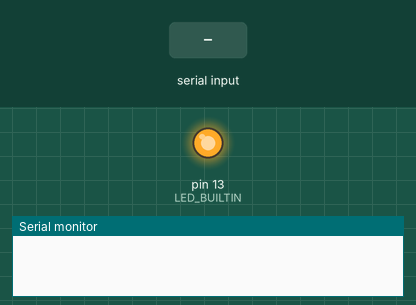
Recording of a sketch running on a simulated Arduino Uno, built with avr-gcc and run on an emulated ATmega328P. Parts: output pins drawn as LEDs (lit = HIGH), the last lines printed to the serial monitor. Inputs (shaded band) come from the test bench.

Above: at 0.01 s.
At 1.3 s:
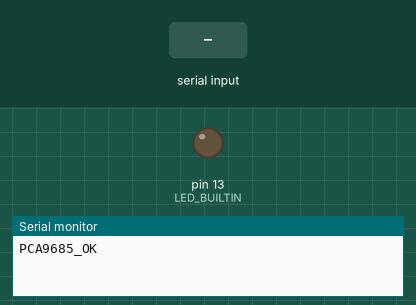
1.4 s: "SPD:\n" received over Serial
2.9 s: "SPD:90\n" received over Serial
Timing chart, 0 to 5.9 s (numbered marks = the images above; inputs shaded):
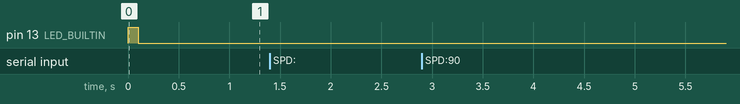

The sketch:

servo_control_PCA9685.ino
```cpp
/*
 * ========================================================
 *   ĐIỀU KHIỂN ROBOT PCA9685 (CÓ CHỈNH TỐC ĐỘ & LƯỚT MƯỢT)
 * ========================================================
 *
 * Tính năng:
 *   1. Chỉnh tốc độ thực tế từ thanh "⚡ Tốc độ" trên Web (1-100%):
 *      - Tốc độ 100%: Đi nhanh tức thì theo tay kéo.
 *      - Tốc độ 50-80%: Lướt êm ái, chống khựng giật, triệt tiêu quán tính.
 *      - Tốc độ 10-30%: Chuyển động chậm rãi, mượt mà.
 *   2. Đã cân chỉnh Khớp Vai (đảo chiều thuận).
 *   3. Giới hạn Tay Kẹp tối đa 123° (chống kẹt nhông).
 *   4. Đứng yên khi cắm nguồn (không tự nhảy góc).
 *   5. Chuẩn tốc độ 9600 Baud khớp hoàn toàn với Web.
 *
 * Thứ tự kênh PCA9685:
 *   - Thanh 1: Đế Xoay     -> Kênh 5 trên PCA9685
 *   - Thanh 2: Khớp Vai    -> Kênh 4 trên PCA9685 (Đã đảo chiều)
 *   - Thanh 3: Khớp Khuỷu  -> Kênh 3 trên PCA9685
 *   - Thanh 4: Cổ Tay Xoay -> Kênh 2 trên PCA9685
 *   - Thanh 5: Cổ Tay Gập  -> Kênh 1 trên PCA9685
 *   - Thanh 6: Tay Kẹp     -> Kênh 0 trên PCA9685 (0 - 123°)
 * ========================================================
 */

#include <Wire.h>
#include <Adafruit_PWMServoDriver.h>

Adafruit_PWMServoDriver pwm = Adafruit_PWMServoDriver(0x40);

#define SO_KENH 6
#define BAUD_RATE 9600

// Ánh xạ thứ tự kênh PCA9685 (Thanh 1..6 -> PCA 5, 4, 3, 2, 1, 0)
const int kenhPCA[SO_KENH] = {5, 4, 3, 2, 1, 0};

// Cấu hình đảo chiều (Khớp Vai đảo chiều)
const bool daoChieu[SO_KENH] = {false, true, false, false, false, false};

// Giới hạn góc tối đa an toàn:
// Khớp Vai giới hạn tối đa 140 độ để chống kẹt cơ học / rung lắc ở 145-147 độ!
// Tay Kẹp tối đa 123 độ chống kẹt nhông
const int gocMax[SO_KENH] = {180, 140, 180, 180, 180, 123};

// Độ rộng xung min - max (micro-giây) cho từng kênh:
// Riêng Cổ Tay Xoay (Index 3 - PCA 2): hạ xung min xuống 400us để quay hết hành trình 0 độ
const int servoMinUs[SO_KENH] = {500, 500, 500, 400, 500, 500};
const int servoMaxUs[SO_KENH] = {2500, 2500, 2500, 2600, 2500, 2500};

// Các biến quản lý góc và tốc độ
int gocHienTai[SO_KENH];
int gocMucTieu[SO_KENH];
bool daKhoiDong[SO_KENH];

// 3 MỨC TỐC ĐỘ:
//   1 = CHẬM (20ms/độ ~50°/s, siêu êm, chống sụt áp và triệt tiêu rung giật)
//   2 = VỪA  (8ms/độ  ~125°/s, đầm tay, lướt mượt chuẩn xác)
//   3 = NHANH (0ms tức thì, bám sát tay kéo tối đa công suất)
int cheDoTocDo = 2; // Mặc định: Vừa
unsigned long thoiGianTruoc = 0;
String boNhoSerial = "";

int usToTicks(int pulseUs) {
  return (long)pulseUs * 4096 / 20000;
}

void datGocPca(int idx, int angle) {
  angle = constrain(angle, 0, 180);
  int pulse = map(angle, 0, 180, servoMinUs[idx], servoMaxUs[idx]);
  int ticks = usToTicks(pulse);

  int channel = kenhPCA[idx];
  // Kỹ thuật Lệch Pha PWM (Phase Staggering):
  int onTick = channel * 250;
  pwm.setPWM(channel, onTick, onTick + ticks);
}

void setup() {
  Serial.begin(BAUD_RATE);
  boNhoSerial.reserve(32);

  pinMode(LED_BUILTIN, OUTPUT);
  digitalWrite(LED_BUILTIN, HIGH);

  // Khởi động I2C chuẩn tốc độ cao (400kHz Fast Mode) giúp giao tiếp siêu tốc, không bị lag vi điều khiển
  Wire.begin();
  Wire.setClock(400000);
  pwm.begin();
  pwm.setPWMFreq(50);
  delay(100);

  // TẮT XUNG PWM TẤT CẢ 16 KÊNH ĐỂ ĐỨNG YÊN TUYỆT ĐỐI KHI VỪA CẮM NGUỒN
  for (int ch = 0; ch < 16; ch++) {
    pwm.setPWM(ch, 0, 4096);
  }

  for (int i = 0; i < SO_KENH; i++) {
    gocHienTai[i] = 90;
    gocMucTieu[i] = 90;
    daKhoiDong[i] = false;
  }

  digitalWrite(LED_BUILTIN, LOW);
  Serial.println(F("PCA9685_OK"));
}

void loop() {
  // 1. Nhận lệnh từ Web Serial
  while (Serial.available() > 0) {
    char c = Serial.read();

    if (c == '\n' || c == '\r') {
      if (boNhoSerial.length() > 0) {
        xuLyLenh(boNhoSerial);
        boNhoSerial = "";
      }
    } else {
      boNhoSerial += c;
      if (boNhoSerial.length() > 25) {
        boNhoSerial = "";
      }
    }
  }

  // 2. Cập nhật chuyển động theo tốc độ điều chỉnh
  capNhatTheoTocDo();
}

void xuLyLenh(String lenh) {
  lenh.trim();
  if (lenh.length() == 0) return;

  // LỆNH ĐIỀU CHỈNH TỐC ĐỘ: SPD:CHAM, SPD:TB, SPD:NHANH (hoặc SPD:1, SPD:2, SPD:3)
  if (lenh.startsWith("SPD:") || lenh.startsWith("spd:")) {
    String val = lenh.substring(4);
    val.trim();
    if (val.equalsIgnoreCase("CHAM") || val == "1") {
      cheDoTocDo = 1;
      Serial.println(F("OK_SPD:CHAM"));
    } else if (val.equalsIgnoreCase("TB") || val.equalsIgnoreCase("VUA") || val == "2") {
      cheDoTocDo = 2;
      Serial.println(F("OK_SPD:TB"));
    } else if (val.equalsIgnoreCase("NHANH") || val == "3") {
      cheDoTocDo = 3;
      Serial.println(F("OK_SPD:NHANH"));
    } else {
      int s = val.toInt();
      if (s <= 35) { cheDoTocDo = 1; Serial.println(F("OK_SPD:CHAM")); }
      else if (s <= 80) { cheDoTocDo = 2; Serial.println(F("OK_SPD:TB")); }
      else { cheDoTocDo = 3; Serial.println(F("OK_SPD:NHANH")); }
    }
    return;
  }

  int kenh = -1;
  int goc = -1;

  // Lệnh web: S1:090
  if ((lenh.charAt(0) == 'S' || lenh.charAt(0) == 's') && lenh.indexOf(':') > 0) {
    int viTri = lenh.indexOf(':');
    kenh = lenh.substring(1, viTri).toInt();
    goc = lenh.substring(viTri + 1).toInt();
  }
  // Lệnh cũ: s190
  else if ((lenh.charAt(0) == 'S' || lenh.charAt(0) == 's') && lenh.length() >= 3) {
    kenh = lenh.substring(1, 2).toInt();
    goc = lenh.substring(2).toInt();
  }

  if (kenh >= 1 && kenh <= SO_KENH) {
    int idx = kenh - 1;

    // Giới hạn góc an toàn (Tay kẹp tối đa 123 độ)
    goc = constrain(goc, 0, gocMax[idx]);

    // Đảo chiều Khớp Vai
    int gocThucTe = goc;
    if (daoChieu[idx]) {
      gocThucTe = 180 - goc;
    }

    gocMucTieu[idx] = gocThucTe;

    // Lần đầu nhận lệnh từ kênh này thì kích hoạt góc
    if (!daKhoiDong[idx]) {
      gocHienTai[idx] = gocThucTe;
      datGocPca(idx, gocThucTe);
      daKhoiDong[idx] = true;
    }

    // Nháy LED 13
    digitalWrite(LED_BUILTIN, !digitalRead(LED_BUILTIN));
  }
}

// BỘ ĐIỀU KHIỂN 3 MỨC TỐC ĐỘ THỰC TẾ
void capNhatTheoTocDo() {
  // MỨC 3 (NHANH): Quay ngay lập tức theo tay kéo (tức thì 0ms)
  if (cheDoTocDo == 3) {
    for (int i = 0; i < SO_KENH; i++) {
      if (daKhoiDong[i] && gocHienTai[i] != gocMucTieu[i]) {
        gocHienTai[i] = gocMucTieu[i];
        datGocPca(i, gocHienTai[i]);
      }
    }
    return;
  }

  // MỨC 1 (CHẬM): delay 20ms/độ (~50°/s) - Rất êm ái, chống rung, triệt tiêu sụt áp
  // MỨC 2 (VỪA):  delay 8ms/độ  (~125°/s) - Di chuyển nhanh vừa phải, đầm tay, lướt mượt
  unsigned long delayBuoc = (cheDoTocDo == 1) ? 20 : 8;
  unsigned long now = millis();

  if (now - thoiGianTruoc >= delayBuoc) {
    thoiGianTruoc = now;

    for (int i = 0; i < SO_KENH; i++) {
      if (!daKhoiDong[i]) continue;

      if (gocHienTai[i] < gocMucTieu[i]) {
        gocHienTai[i]++;
        datGocPca(i, gocHienTai[i]);
      } else if (gocHienTai[i] > gocMucTieu[i]) {
        gocHienTai[i]--;
        datGocPca(i, gocHienTai[i]);
      }
    }
  }
}
```
